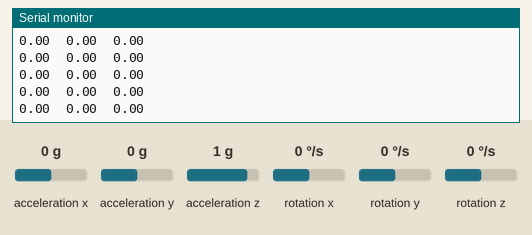
This sketch was run on a simulated Arduino Uno, built with avr-gcc and run on an emulated ATmega328P. On the bench: the last lines printed to the serial monitor. Wiring (inferred from the names in the program): MPU-6050 motion sensor at I2C address 0x68. Inputs (shaded band) come from the test bench; at power-on: acceleration z 1 g, acceleration x 0 g, acceleration y 0 g, rotation x 0 °/s, rotation y 0 °/s, rotation z 0 °/s.

Above: at 6.3 s.
6.4 s: acceleration z set to 0 g
At 7.1 s:
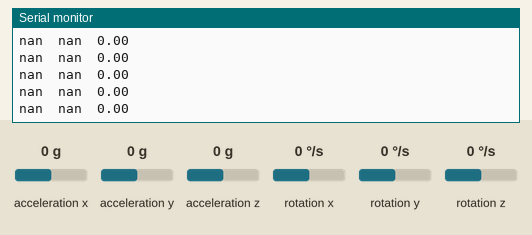
8.3 s: acceleration x set to -1.4 g
At 9.4 s:
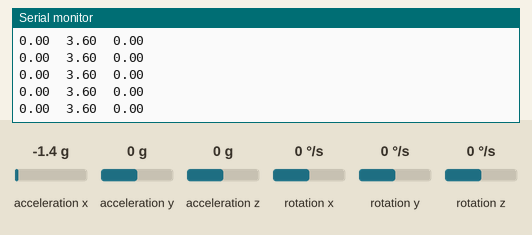
9.8 s: acceleration y set to -1.4 g
At 10.9 s:
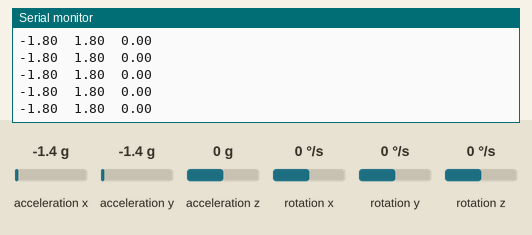
12.8 s: acceleration x set to 0.8 g
At 13.7 s:
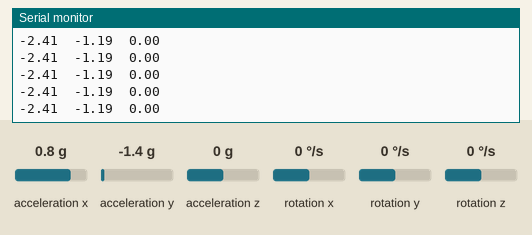
Timing chart, 0 to 15.7 s (numbered marks = the images above; inputs shaded):
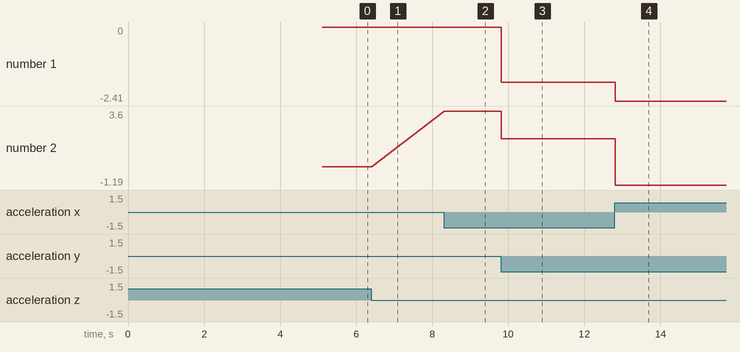

The sketch:

MPU6050_Test.ino
```cpp
#include <Wire.h>

/*
   Arduino and MPU6050 Accelerometer and Gyroscope Sensor Tutorial
   by Dejan, https://howtomechatronics.com
*/

struct Vector3 {
  float x;
  float y;
  float z;
};

#define MPU 0x68 // MPU address
#define MPU_PWR_MGMT_1 0x6B
#define MPU_DEVICE_RESET 0b00000001 // bit banging is MSB first

Vector3 rotV, rotP, posA;


float AccX, AccY, AccZ;
float GyroX, GyroY, GyroZ;
float accAngleX, accAngleY, gyroAngleX, gyroAngleY, gyroAngleZ;
float roll, pitch, yaw;
float AccErrorX, AccErrorY, GyroErrorX, GyroErrorY, GyroErrorZ;
float elapsedTime, currentTime, previousTime;
int c = 0;

void setup() {
  Serial.begin(38400); // for bluetooth module HC-05

  resetMPU6050();

  /*
    // Configure Accelerometer Sensitivity - Full Scale Range (default +/- 2g)
    Wire.beginTransmission(MPU);
    Wire.write(0x1C);                  //Talk to the ACCEL_CONFIG register (1C hex)
    Wire.write(0x10);                  //Set the register bits as 00010000 (+/- 8g full scale range)
    Wire.endTransmission(true);
    // Configure Gyro Sensitivity - Full Scale Range (default +/- 250deg/s)
    Wire.beginTransmission(MPU);
    Wire.write(0x1B);                   // Talk to the GYRO_CONFIG register (1B hex)
    Wire.write(0x10);                   // Set the register bits as 00010000 (1000deg/s full scale)
    Wire.endTransmission(true);
    delay(20);
  */
  delay(100);
  // Call this function if you need to get the IMU error values for your module
  // calculate_IMU_error();
  delay(5000);

}

void loop() {
  // === Read acceleromter data === //
  Wire.beginTransmission(MPU);
  Wire.write(0x3B); // Start with register 0x3B (ACCEL_XOUT_H)
  Wire.endTransmission(false);
  Wire.requestFrom(MPU, 6, true); // Read 6 registers total, each axis value is stored in 2 registers
  //For a range of +-2g, we need to divide the raw values by 16384, according to the datasheet
  AccX = (Wire.read() << 8 | Wire.read()) / 16384.0; // X-axis value
  AccY = (Wire.read() << 8 | Wire.read()) / 16384.0; // Y-axis value
  AccZ = (Wire.read() << 8 | Wire.read()) / 16384.0; // Z-axis value
  // Calculating Roll and Pitch from the accelerometer data
  accAngleX = (atan(AccY / sqrt(pow(AccX, 2) + pow(AccZ, 2))) * 180 / PI) + AccErrorX; // AccErrorX ~(0.58) See the calculate_IMU_error()custom function for more details
  accAngleY = (atan(-1 * AccX / sqrt(pow(AccY, 2) + pow(AccZ, 2))) * 180 / PI) + AccErrorY; // AccErrorY ~(-1.58)

  // === Read gyroscope data === //
  previousTime = currentTime;        // Previous time is stored before the actual time read
  currentTime = millis();            // Current time actual time read
  elapsedTime = (currentTime - previousTime) / 1000; // Divide by 1000 to get seconds
  Wire.beginTransmission(MPU);
  Wire.write(0x43); // Gyro data first register address 0x43
  Wire.endTransmission(false);
  Wire.requestFrom(MPU, 6, true); // Read 4 registers total, each axis value is stored in 2 registers
  GyroX = (Wire.read() << 8 | Wire.read()) / 131.0; // For a 250deg/s range we have to divide first the raw value by 131.0, according to the datasheet
  GyroY = (Wire.read() << 8 | Wire.read()) / 131.0;
  GyroZ = (Wire.read() << 8 | Wire.read()) / 131.0;
  // Correct the outputs with the calculated error values
  GyroX = GyroX + GyroErrorX; // GyroErrorX ~(-0.56)
  GyroY = GyroY + GyroErrorY; // GyroErrorY ~(2)
  GyroZ = GyroZ + GyroErrorZ; // GyroErrorZ ~ (-0.8)

  // Currently the raw values are in degrees per seconds, deg/s, so we need to multiply by sendonds (s) to get the angle in degrees
  gyroAngleX = gyroAngleX + GyroX * elapsedTime; // deg/s * s = deg
  gyroAngleY = gyroAngleY + GyroY * elapsedTime;
  yaw =  yaw + GyroZ * elapsedTime;

  // Complementary filter - combine acceleromter and gyro angle values
  roll = 0.96 * gyroAngleX + 0.04 * accAngleX;
  pitch = 0.96 * gyroAngleY + 0.04 * accAngleY;

  // Print the values on the serial monitor
  Serial.print(roll);
  Serial.print("\t");
  Serial.print(pitch);
  Serial.print("\t");
  Serial.println(yaw);
}

void readAccelerometerData() {
  Wire.beginTransmission(MPU);
  Wire.write(0x3B); // Start with register 0x3B (ACCEL_XOUT_H)
}

void resetMPU6050() {
  Wire.begin();
  Wire.beginTransmission(MPU);
  Wire.write(MPU_PWR_MGMT_1); // select the power management register
  Wire.write(MPU_DEVICE_RESET); // reset device
  Wire.endTransmission(true);
}


void calculate_IMU_error() {
  // We can call this funtion in the setup section to calculate the accelerometer and gyro data error. From here we will get the error values used in the above equations printed on the Serial Monitor.
  // Note that we should place the IMU flat in order to get the proper values, so that we then can the correct values
  // Read accelerometer values 200 times
  int readNum = 1000;
  while (c < readNum) {
    Wire.beginTransmission(MPU);
    Wire.write(0x3B);
    Wire.endTransmission(false);
    Wire.requestFrom(MPU, 6, true);
    AccX = (Wire.read() << 8 | Wire.read()) / 16384.0 ;
    AccY = (Wire.read() << 8 | Wire.read()) / 16384.0 ;
    AccZ = (Wire.read() << 8 | Wire.read()) / 16384.0 ;
    // Sum all readings
    AccErrorX = AccErrorX + ((atan((AccY) / sqrt(pow((AccX), 2) + pow((AccZ), 2))) * 180 / PI));
    AccErrorY = AccErrorY + ((atan(-1 * (AccX) / sqrt(pow((AccY), 2) + pow((AccZ), 2))) * 180 / PI));
    c++;
    delayMicroseconds(5);
  }
  //Divide the sum by 200 to get the error value
  AccErrorX = AccErrorX / readNum;
  AccErrorY = AccErrorY / readNum;
  c = 0;
  // Read gyro values 200 times
  while (c < readNum) {
    Wire.beginTransmission(MPU);
    Wire.write(0x43);
    Wire.endTransmission(false);
    Wire.requestFrom(MPU, 6, true);
    GyroX = Wire.read() << 8 | Wire.read();
    GyroY = Wire.read() << 8 | Wire.read();
    GyroZ = Wire.read() << 8 | Wire.read();
    // Sum all readings
    GyroErrorX = GyroErrorX + (GyroX / 131.0);
    GyroErrorY = GyroErrorY + (GyroY / 131.0);
    GyroErrorZ = GyroErrorZ + (GyroZ / 131.0);
    c++;
    delayMicroseconds(5);
  }
  //Divide the sum by 200 to get the error value
  GyroErrorX = GyroErrorX / readNum;
  GyroErrorY = GyroErrorY / readNum;
  GyroErrorZ = GyroErrorZ / readNum;
  // Print the error values on the Serial Monitor
  Serial.print("AccErrorX: ");
  Serial.println(AccErrorX);
  Serial.print("AccErrorY: ");
  Serial.println(AccErrorY);
  Serial.print("GyroErrorX: ");
  Serial.println(GyroErrorX);
  Serial.print("GyroErrorY: ");
  Serial.println(GyroErrorY);
  Serial.print("GyroErrorZ: ");
  Serial.println(GyroErrorZ);
}
```

Measured:
- after the input at 6.4 s, the serial monitor: prints a new line at once (image 1)
- after the input at 8.3 s, the serial monitor: prints a new line at once (image 2)
- after the input at 9.8 s, the serial monitor: prints a new line at once (image 3)
- after the input at 12.8 s, the serial monitor: prints a new line at once (image 4)
- plotted number 1: 0 → -1.8 after the input at 9.8 s, -1.8 → -2.41 after the input at 12.8 s
- plotted number 2: 0 → 3.6 after the input at 8.3 s, 3.6 → 1.8 after the input at 9.8 s, 1.8 → -1.19 after the input at 12.8 s
